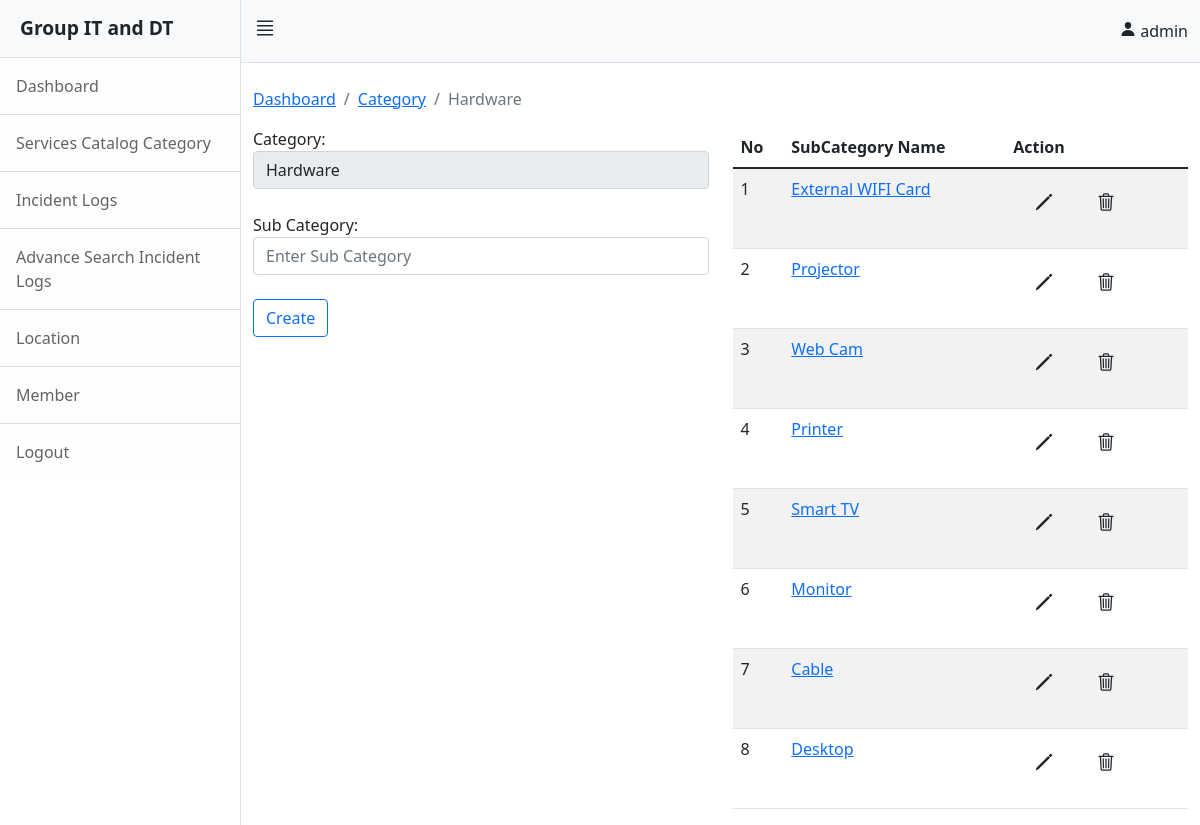
Screenshot of /admin/subcategory.php?id=4 (signed in) with the database file from the repository.
### tables this page shows
CREATE TABLE `category` (
  `id` int(11) NOT NULL,
  `category` varchar(255) NOT NULL,
  `status` varchar(255) NOT NULL
);

CREATE TABLE `sub_category` (
  `id` int(11) NOT NULL,
  `cat_id` int(11) NOT NULL,
  `subcategory` varchar(255) NOT NULL,
  `status` varchar(255) NOT NULL
);

### admin/subcategory.php (the view, shortened to what this page needs)
<?php
            include "head.php";
        ?>
<div class="d-flex" id="wrapper">
    <?php
                include "slidebar.php";
           ?>
    <div id="page-content-wrapper">
        <?php
                    include "nav.php";
                ?>
        <div class="container-fluid">
            <br>
            <?php
                $id = htmlspecialchars($_GET["id"]) ;
                $sql = "SELECT * FROM category WHERE id=$id";
                $result = mysqli_query($connect,$sql);
                if($result){
                    foreach($result as $row){
                        $id = $row["id"];
                        $name = $row["category"];
                        ?>
            <div class="row">
                <div class="container">
                    <nav aria-label="breadcrumb">
                        <ol class="breadcrumb">
                            <li class="breadcrumb-item"><a href="index.php">Dashboard</a></li>
                            <li class="breadcrumb-item"><a href="category.php">Category</a></li>
                            <li class="breadcrumb-item active" aria-current="page"><?php echo $name; ?></li>
                        </ol>
                    </nav>
                </div>
                <div class="col-md-6">
                    <form action="backend.php" method="post">
                        <div class="form-group ">
                            <label for="category">Category:</label>
                            <input type="text" disabled class="form-control" placeholder="Enter Sub Category"
                                id="category" value="<?php echo $row["category"] ?>" required>
                        </div>
                        <br>
                        <div class="form-group ">
                            <label for="category">Sub Category:</label>
                            <input type="text" class="form-control" placeholder="Enter Sub Category" name="subcategory"
                                id="category" required>
                        </div>
                        <br>
                        <div class="form-group">
                            <input type="submit" name="sub_category_create" class="btn btn-outline-primary" value="Create">
                        </div>
                    </form>
                </div>
                <div class="col-md-6">
                    <table class="table table-striped">
                        <thead>
                            <tr>
                                <th>No</th>
                                <th> SubCategory Name</th>
                                <th>Action</th>
                            </tr>
                        </thead>
                        <tbody>
                            <?php
                                $sql = "SELECT * FROM sub_category WHERE cat_id='$id' Order by id desc";
                                $result = mysqli_query($connect,$sql);
                                $number_row = mysqli_num_rows($result);
                                $number = 0;
                                $number += $number;
                                if($number_row > 0){
                                    foreach($result as $key=>$value){
                                        $status = $value['status'];
                                        if($status == 1){
                                           $cat = $_GET["id"];
                                        ?>
                            <tr>
                                <td><?php echo ++$number; ?></td>
                                <td>
                                    <a href="incident.php?sub_id=<?php echo $value['id'] ?>&&cat_id=<?php echo $cat ?>">
                                        <?php echo $value['subcategory']; ?> </a>
                                </td>
                                <td>
                                    <div class="d-flex flex-row">
                                    <div class="p-2">
                                    <button class="text-dark btn" data-toggle="modal" data-target="#detail<?php echo $value['id']; ?>" >
                                    <h5><ion-icon name="pencil-outline"></ion-icon><h5></button>
                                    </div>
                                    <div class="p-2">
                                    <form style="display:inline-block" class="form-display" action="backend.php"
                                        method="post">
                                        <button class="text-dark btn" type="submit" name="sub_category_delete" value="Delete"
                                            onclick="return confirm('Are you sure you want to delete this Sub Category?')"
                                            ><h5><ion-icon name="trash-outline"></ion-icon></h5></button>
                                    </form>
                                    </div>
                                     </div>
                                </td>
                            </tr>
                            <?php
                                        }
                                    }
                                }
                            ?>
                        </tbody>
                    </table>
                </div>
            </div>
            <?php
                    }
                }
            ?>
        </div>
    </div>
</div>
<?php
            include "footer.php";
        ?>

### rows the page displays
category: category "Hardware"
sub_category: subcategory "External WIFI Card"
sub_category: subcategory "Projector"
sub_category: subcategory "Web Cam"
sub_category: subcategory "Printer"
sub_category: subcategory "Smart TV"
sub_category: subcategory "Monitor"
sub_category: subcategory "Cable"
sub_category: subcategory "Desktop"

### other values shown
$_SESSION["username"] "admin"
